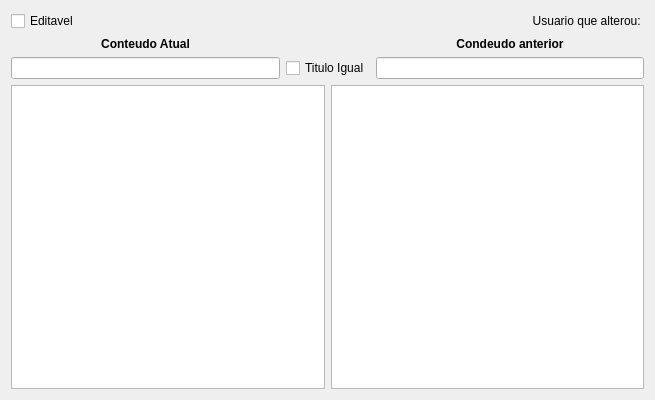
<?xml version="1.0" encoding="UTF-8"?>
<ui version="4.0">
 <class>diferenca</class>
 <widget class="QDialog" name="diferenca">
  <property name="geometry">
   <rect>
    <x>0</x>
    <y>0</y>
    <width>655</width>
    <height>400</height>
   </rect>
  </property>
  <property name="maximumSize">
   <size>
    <width>655</width>
    <height>400</height>
   </size>
  </property>
  <property name="windowTitle">
   <string>Diferença</string>
  </property>
  <property name="windowIcon">
   <iconset resource="Imagens.qrc">
    <normaloff>:/new/IMG/Imagens/Icone Sem Fundopng.png</normaloff>:/new/IMG/Imagens/Icone Sem Fundopng.png</iconset>
  </property>
  <layout class="QGridLayout" name="gridLayout">
   <item row="5" column="0">
    <layout class="QHBoxLayout" name="horizontalLayout">
     <item>
      <widget class="QTextEdit" name="txtOriginal">
       <property name="html">
        <string>&lt;!DOCTYPE HTML PUBLIC &quot;-//W3C//DTD HTML 4.0//EN&quot; &quot;http://www.w3.org/TR/REC-html40/strict.dtd&quot;&gt;
&lt;html&gt;&lt;head&gt;&lt;meta name=&quot;qrichtext&quot; content=&quot;1&quot; /&gt;&lt;meta charset=&quot;utf-8&quot; /&gt;&lt;style type=&quot;text/css&quot;&gt;
p, li { white-space: pre-wrap; }
hr { height: 1px; border-width: 0; }
li.unchecked::marker { content: &quot;\2610&quot;; }
li.checked::marker { content: &quot;\2612&quot;; }
&lt;/style&gt;&lt;/head&gt;&lt;body style=&quot; font-family:'Segoe UI'; font-size:9pt; font-weight:400; font-style:normal;&quot;&gt;
&lt;p style=&quot;-qt-paragraph-type:empty; margin-top:0px; margin-bottom:0px; margin-left:0px; margin-right:0px; -qt-block-indent:0; text-indent:0px;&quot;&gt;&lt;br /&gt;&lt;/p&gt;&lt;/body&gt;&lt;/html&gt;</string>
       </property>
      </widget>
     </item>
     <item>
      <widget class="QTextEdit" name="txtDiff">
       <property name="html">
        <string>&lt;!DOCTYPE HTML PUBLIC &quot;-//W3C//DTD HTML 4.0//EN&quot; &quot;http://www.w3.org/TR/REC-html40/strict.dtd&quot;&gt;
&lt;html&gt;&lt;head&gt;&lt;meta name=&quot;qrichtext&quot; content=&quot;1&quot; /&gt;&lt;meta charset=&quot;utf-8&quot; /&gt;&lt;style type=&quot;text/css&quot;&gt;
p, li { white-space: pre-wrap; }
hr { height: 1px; border-width: 0; }
li.unchecked::marker { content: &quot;\2610&quot;; }
li.checked::marker { content: &quot;\2612&quot;; }
&lt;/style&gt;&lt;/head&gt;&lt;body style=&quot; font-family:'Segoe UI'; font-size:9pt; font-weight:400; font-style:normal;&quot;&gt;
&lt;p style=&quot;-qt-paragraph-type:empty; margin-top:0px; margin-bottom:0px; margin-left:0px; margin-right:0px; -qt-block-indent:0; text-indent:0px;&quot;&gt;&lt;br /&gt;&lt;/p&gt;&lt;/body&gt;&lt;/html&gt;</string>
       </property>
      </widget>
     </item>
    </layout>
   </item>
   <item row="4" column="0">
    <layout class="QGridLayout" name="gridLayout_2">
     <item row="2" column="0">
      <widget class="QLabel" name="label">
       <property name="font">
        <font>
         <bold>true</bold>
        </font>
       </property>
       <property name="text">
        <string>Conteudo Atual</string>
       </property>
       <property name="alignment">
        <set>Qt::AlignmentFlag::AlignCenter</set>
       </property>
      </widget>
     </item>
     <item row="2" column="2">
      <widget class="QLabel" name="label_2">
       <property name="font">
        <font>
         <bold>true</bold>
        </font>
       </property>
       <property name="text">
        <string>Condeudo anterior</string>
       </property>
       <property name="alignment">
        <set>Qt::AlignmentFlag::AlignCenter</set>
       </property>
      </widget>
     </item>
     <item row="5" column="0">
      <widget class="QLineEdit" name="leOriginal">
       <property name="text">
        <string/>
       </property>
      </widget>
     </item>
     <item row="5" column="2">
      <widget class="QLineEdit" name="leDiff">
       <property name="text">
        <string/>
       </property>
      </widget>
     </item>
     <item row="5" column="1">
      <widget class="QCheckBox" name="cbTitulo">
       <property name="text">
        <string>Titulo Igual</string>
       </property>
       <property name="checkable">
        <bool>true</bool>
       </property>
      </widget>
     </item>
     <item row="1" column="2">
      <widget class="QLabel" name="nomeUsuario">
       <property name="text">
        <string>Usuario que alterou: </string>
       </property>
       <property name="alignment">
        <set>Qt::AlignmentFlag::AlignRight|Qt::AlignmentFlag::AlignTrailing|Qt::AlignmentFlag::AlignVCenter</set>
       </property>
      </widget>
     </item>
     <item row="1" column="0">
      <widget class="QCheckBox" name="cbEditavel">
       <property name="text">
        <string>Editavel</string>
       </property>
      </widget>
     </item>
    </layout>
   </item>
  </layout>
 </widget>
 <resources>
  <include location="Imagens.qrc"/>
 </resources>
 <connections/>
</ui>
